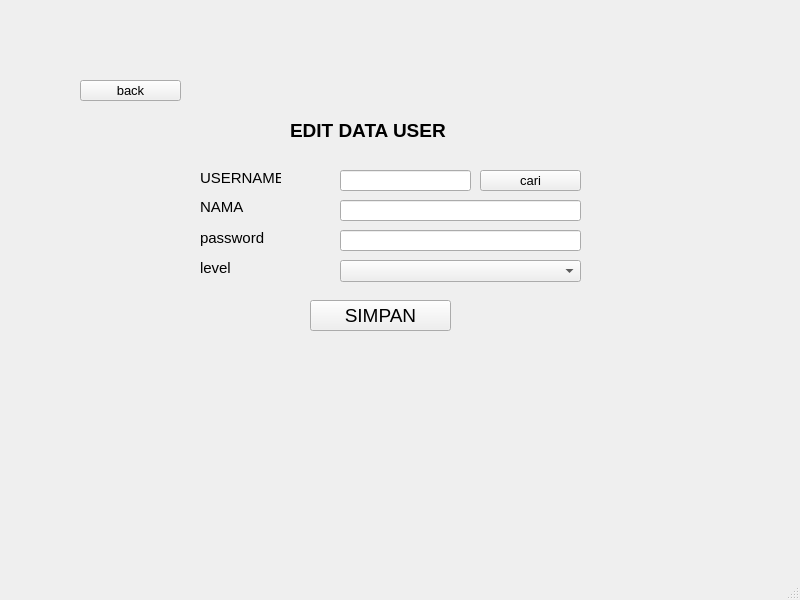
<?xml version="1.0" encoding="UTF-8"?>
<ui version="4.0">
 <class>MainWindow</class>
 <widget class="QMainWindow" name="MainWindow">
  <property name="geometry">
   <rect>
    <x>0</x>
    <y>0</y>
    <width>800</width>
    <height>600</height>
   </rect>
  </property>
  <property name="windowTitle">
   <string>MainWindow</string>
  </property>
  <widget class="QWidget" name="centralwidget">
   <widget class="QLabel" name="label_3">
    <property name="geometry">
     <rect>
      <x>200</x>
      <y>200</y>
      <width>47</width>
      <height>13</height>
     </rect>
    </property>
    <property name="font">
     <font>
      <pointsize>11</pointsize>
     </font>
    </property>
    <property name="text">
     <string>NAMA</string>
    </property>
   </widget>
   <widget class="QLineEdit" name="lineEdit_3">
    <property name="geometry">
     <rect>
      <x>340</x>
      <y>230</y>
      <width>241</width>
      <height>21</height>
     </rect>
    </property>
   </widget>
   <widget class="QLineEdit" name="lineEdit">
    <property name="geometry">
     <rect>
      <x>340</x>
      <y>170</y>
      <width>131</width>
      <height>21</height>
     </rect>
    </property>
   </widget>
   <widget class="QPushButton" name="pushButton">
    <property name="geometry">
     <rect>
      <x>310</x>
      <y>300</y>
      <width>141</width>
      <height>31</height>
     </rect>
    </property>
    <property name="font">
     <font>
      <pointsize>14</pointsize>
     </font>
    </property>
    <property name="text">
     <string>SIMPAN</string>
    </property>
   </widget>
   <widget class="QPushButton" name="pushButton_2">
    <property name="geometry">
     <rect>
      <x>480</x>
      <y>170</y>
      <width>101</width>
      <height>21</height>
     </rect>
    </property>
    <property name="font">
     <font>
      <pointsize>10</pointsize>
     </font>
    </property>
    <property name="text">
     <string>cari</string>
    </property>
   </widget>
   <widget class="QLabel" name="label_4">
    <property name="geometry">
     <rect>
      <x>200</x>
      <y>230</y>
      <width>71</width>
      <height>16</height>
     </rect>
    </property>
    <property name="font">
     <font>
      <pointsize>11</pointsize>
     </font>
    </property>
    <property name="text">
     <string>password</string>
    </property>
   </widget>
   <widget class="QLineEdit" name="lineEdit_2">
    <property name="geometry">
     <rect>
      <x>340</x>
      <y>200</y>
      <width>241</width>
      <height>21</height>
     </rect>
    </property>
   </widget>
   <widget class="QLabel" name="label">
    <property name="geometry">
     <rect>
      <x>290</x>
      <y>110</y>
      <width>231</width>
      <height>41</height>
     </rect>
    </property>
    <property name="font">
     <font>
      <pointsize>14</pointsize>
      <weight>75</weight>
      <bold>true</bold>
     </font>
    </property>
    <property name="text">
     <string>EDIT DATA USER</string>
    </property>
   </widget>
   <widget class="QLabel" name="label_2">
    <property name="geometry">
     <rect>
      <x>200</x>
      <y>170</y>
      <width>81</width>
      <height>16</height>
     </rect>
    </property>
    <property name="font">
     <font>
      <pointsize>11</pointsize>
     </font>
    </property>
    <property name="text">
     <string>USERNAME</string>
    </property>
   </widget>
   <widget class="QLabel" name="label_6">
    <property name="geometry">
     <rect>
      <x>200</x>
      <y>260</y>
      <width>81</width>
      <height>16</height>
     </rect>
    </property>
    <property name="font">
     <font>
      <pointsize>11</pointsize>
     </font>
    </property>
    <property name="text">
     <string>level</string>
    </property>
   </widget>
   <widget class="QComboBox" name="comboBox">
    <property name="geometry">
     <rect>
      <x>340</x>
      <y>260</y>
      <width>241</width>
      <height>22</height>
     </rect>
    </property>
   </widget>
   <widget class="QPushButton" name="pushButton_3">
    <property name="geometry">
     <rect>
      <x>80</x>
      <y>80</y>
      <width>101</width>
      <height>21</height>
     </rect>
    </property>
    <property name="font">
     <font>
      <pointsize>10</pointsize>
     </font>
    </property>
    <property name="text">
     <string>back</string>
    </property>
   </widget>
  </widget>
  <widget class="QMenuBar" name="menubar">
   <property name="geometry">
    <rect>
     <x>0</x>
     <y>0</y>
     <width>800</width>
     <height>21</height>
    </rect>
   </property>
  </widget>
  <widget class="QStatusBar" name="statusbar"/>
 </widget>
 <resources/>
 <connections/>
</ui>
